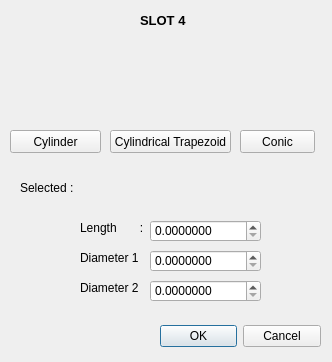
<?xml version="1.0" encoding="UTF-8"?>
<ui version="4.0">
 <class>Dialog</class>
 <widget class="QDialog" name="Dialog">
  <property name="geometry">
   <rect>
    <x>0</x>
    <y>0</y>
    <width>332</width>
    <height>362</height>
   </rect>
  </property>
  <property name="windowTitle">
   <string>Dialog</string>
  </property>
  <widget class="QDialogButtonBox" name="buttonBox">
   <property name="geometry">
    <rect>
     <x>160</x>
     <y>320</y>
     <width>161</width>
     <height>32</height>
    </rect>
   </property>
   <property name="orientation">
    <enum>Qt::Horizontal</enum>
   </property>
   <property name="standardButtons">
    <set>QDialogButtonBox::Cancel|QDialogButtonBox::Ok</set>
   </property>
  </widget>
  <widget class="QLabel" name="label_5">
   <property name="geometry">
    <rect>
     <x>240</x>
     <y>50</y>
     <width>81</width>
     <height>61</height>
    </rect>
   </property>
   <property name="text">
    <string/>
   </property>
   <property name="pixmap">
    <pixmap resource="qrc file/resource_img.qrc">:/geometric/cone-removebg-preview.png</pixmap>
   </property>
   <property name="scaledContents">
    <bool>true</bool>
   </property>
  </widget>
  <widget class="QLabel" name="label_8">
   <property name="geometry">
    <rect>
     <x>80</x>
     <y>280</y>
     <width>61</width>
     <height>16</height>
    </rect>
   </property>
   <property name="text">
    <string>Diameter 2 :</string>
   </property>
  </widget>
  <widget class="QLabel" name="label_7">
   <property name="geometry">
    <rect>
     <x>80</x>
     <y>250</y>
     <width>61</width>
     <height>16</height>
    </rect>
   </property>
   <property name="text">
    <string>Diameter 1 :</string>
   </property>
  </widget>
  <widget class="QDoubleSpinBox" name="doubleSpinBox_2">
   <property name="geometry">
    <rect>
     <x>150</x>
     <y>250</y>
     <width>111</width>
     <height>22</height>
    </rect>
   </property>
   <property name="locale">
    <locale language="English" country="UnitedStates"/>
   </property>
   <property name="decimals">
    <number>7</number>
   </property>
   <property name="maximum">
    <double>9999999.000000000000000</double>
   </property>
  </widget>
  <widget class="QLabel" name="label">
   <property name="geometry">
    <rect>
     <x>140</x>
     <y>10</y>
     <width>51</width>
     <height>21</height>
    </rect>
   </property>
   <property name="font">
    <font>
     <pointsize>10</pointsize>
     <weight>75</weight>
     <bold>true</bold>
    </font>
   </property>
   <property name="text">
    <string>SLOT 4</string>
   </property>
  </widget>
  <widget class="QPushButton" name="pushButton_3">
   <property name="geometry">
    <rect>
     <x>240</x>
     <y>130</y>
     <width>75</width>
     <height>23</height>
    </rect>
   </property>
   <property name="text">
    <string>Conic</string>
   </property>
  </widget>
  <widget class="QLabel" name="label_4">
   <property name="geometry">
    <rect>
     <x>130</x>
     <y>50</y>
     <width>91</width>
     <height>61</height>
    </rect>
   </property>
   <property name="text">
    <string/>
   </property>
   <property name="pixmap">
    <pixmap resource="qrc file/resource_img.qrc">:/geometric/trapezoid-removebg-preview.png</pixmap>
   </property>
   <property name="scaledContents">
    <bool>true</bool>
   </property>
  </widget>
  <widget class="QLabel" name="label_2">
   <property name="geometry">
    <rect>
     <x>20</x>
     <y>180</y>
     <width>221</width>
     <height>16</height>
    </rect>
   </property>
   <property name="text">
    <string>Selected : </string>
   </property>
  </widget>
  <widget class="QPushButton" name="pushButton">
   <property name="geometry">
    <rect>
     <x>10</x>
     <y>130</y>
     <width>91</width>
     <height>23</height>
    </rect>
   </property>
   <property name="text">
    <string>Cylinder</string>
   </property>
  </widget>
  <widget class="QDoubleSpinBox" name="doubleSpinBox">
   <property name="geometry">
    <rect>
     <x>150</x>
     <y>220</y>
     <width>111</width>
     <height>22</height>
    </rect>
   </property>
   <property name="locale">
    <locale language="English" country="UnitedStates"/>
   </property>
   <property name="decimals">
    <number>7</number>
   </property>
   <property name="maximum">
    <double>9999999.000000000000000</double>
   </property>
  </widget>
  <widget class="QPushButton" name="pushButton_2">
   <property name="geometry">
    <rect>
     <x>110</x>
     <y>130</y>
     <width>121</width>
     <height>23</height>
    </rect>
   </property>
   <property name="text">
    <string>Cylindrical Trapezoid</string>
   </property>
  </widget>
  <widget class="QLabel" name="label_6">
   <property name="geometry">
    <rect>
     <x>80</x>
     <y>220</y>
     <width>71</width>
     <height>16</height>
    </rect>
   </property>
   <property name="text">
    <string>Length       :</string>
   </property>
  </widget>
  <widget class="QDoubleSpinBox" name="doubleSpinBox_3">
   <property name="geometry">
    <rect>
     <x>150</x>
     <y>280</y>
     <width>111</width>
     <height>22</height>
    </rect>
   </property>
   <property name="locale">
    <locale language="English" country="UnitedStates"/>
   </property>
   <property name="decimals">
    <number>7</number>
   </property>
   <property name="maximum">
    <double>9999999.000000000000000</double>
   </property>
  </widget>
  <widget class="QLabel" name="label_3">
   <property name="geometry">
    <rect>
     <x>10</x>
     <y>50</y>
     <width>91</width>
     <height>61</height>
    </rect>
   </property>
   <property name="text">
    <string/>
   </property>
   <property name="pixmap">
    <pixmap resource="qrc file/resource_img.qrc">:/geometric/Cylinder-removebg-preview.png</pixmap>
   </property>
   <property name="scaledContents">
    <bool>true</bool>
   </property>
  </widget>
 </widget>
 <resources>
  <include location="qrc file/resource_img.qrc"/>
 </resources>
 <connections>
  <connection>
   <sender>buttonBox</sender>
   <signal>accepted()</signal>
   <receiver>Dialog</receiver>
   <slot>accept()</slot>
   <hints>
    <hint type="sourcelabel">
     <x>248</x>
     <y>254</y>
    </hint>
    <hint type="destinationlabel">
     <x>157</x>
     <y>274</y>
    </hint>
   </hints>
  </connection>
  <connection>
   <sender>buttonBox</sender>
   <signal>rejected()</signal>
   <receiver>Dialog</receiver>
   <slot>reject()</slot>
   <hints>
    <hint type="sourcelabel">
     <x>316</x>
     <y>260</y>
    </hint>
    <hint type="destinationlabel">
     <x>286</x>
     <y>274</y>
    </hint>
   </hints>
  </connection>
 </connections>
</ui>
